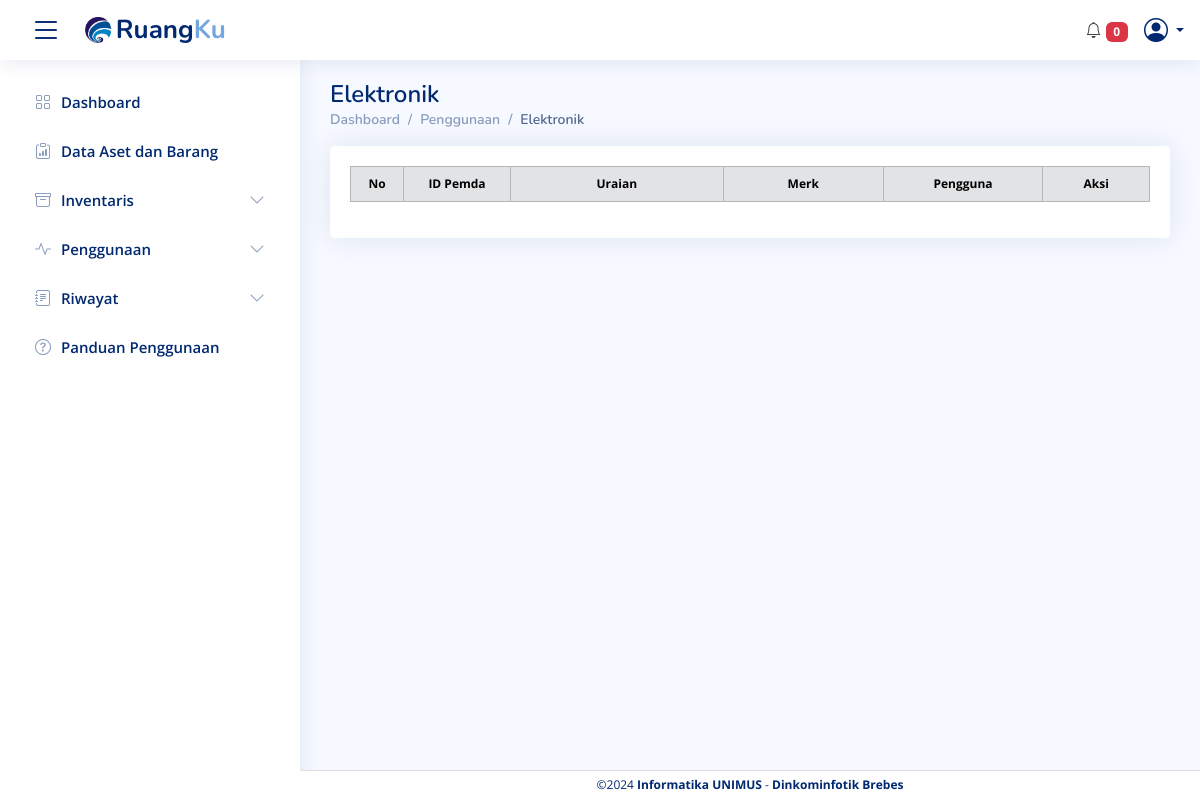
The app's page /elektronik.php, older data.
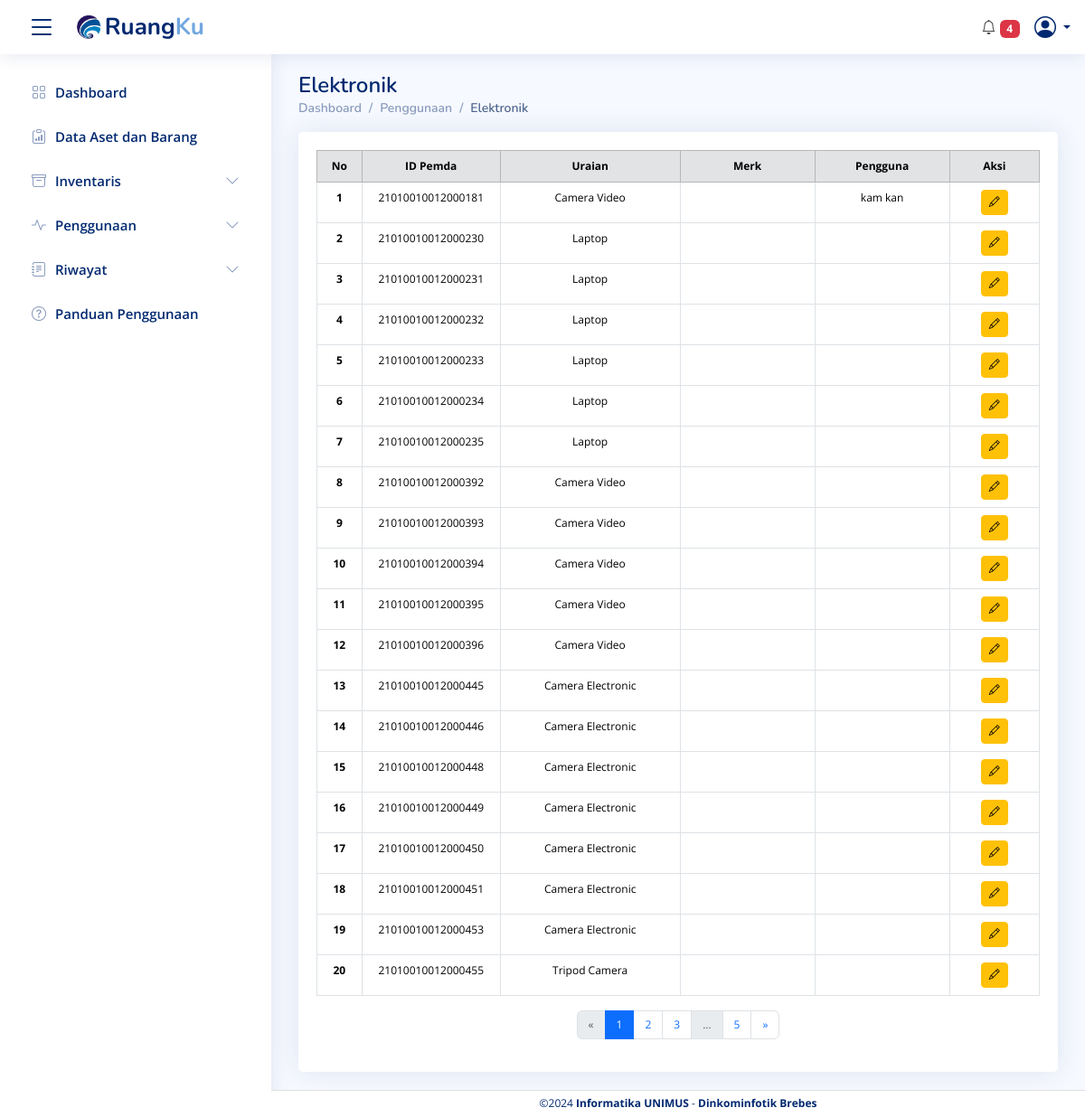
The same page, newer data.
### tables this page shows
CREATE TABLE `data_barang` (
  `id_barang_pemda` varchar(50) NOT NULL,
  `kode_barang` varchar(50) NOT NULL,
  `nama_barang` varchar(100) NOT NULL,
  `no_regristrasi` varchar(50) DEFAULT NULL,
  `kode_pemilik` varchar(50) DEFAULT NULL,
  `id_ruang_asal` varchar(100) DEFAULT NULL,
  `nama_ruang_asal` varchar(100) DEFAULT NULL,
  `bidang_ruang_asal` varchar(100) DEFAULT NULL,
  `tempat_ruang_asal` varchar(100) DEFAULT NULL,
  `id_ruang_sekarang` varchar(100) DEFAULT NULL,
  `bidang_ruang_sekarang` varchar(100) DEFAULT NULL,
  `tempat_ruang_sekarang` varchar(100) DEFAULT NULL,
  `tgl_pembelian` date DEFAULT NULL,
  `tgl_pembukuan` date DEFAULT NULL,
  `merk` varchar(100) DEFAULT NULL,
  `type` varchar(100) DEFAULT NULL,
  `kategori` varchar(100) DEFAULT NULL,
  `ukuran_CC` varchar(50) DEFAULT NULL,
  `no_pabrik` varchar(50) DEFAULT NULL,
  `no_rangka` varchar(50) DEFAULT NULL,
  `no_bpkb` varchar(50) DEFAULT NULL,
  `bahan` varchar(100) DEFAULT NULL,
  `no_mesin` varchar(50) DEFAULT NULL,
  `no_polisi` varchar(50) DEFAULT NULL,
  `masa_stnk` date DEFAULT NULL,
  `masa_no_polisi` date DEFAULT NULL,
  `status_stnk` varchar(20) DEFAULT NULL,
  `status_no_polisi` varchar(20) DEFAULT NULL,
  `tgl_bayar_stnk` date DEFAULT NULL,
  `tgl_bayar_no_polisi` date DEFAULT NULL,
  `pengguna` varchar(1000) DEFAULT NULL,
  `kondisi_barang` varchar(50) DEFAULT NULL,
  `masa_manfaat` varchar(50) DEFAULT NULL,
  `harga_awal` decimal(15,2) DEFAULT NULL,
  `harga_total` decimal(15,2) DEFAULT NULL,
  `keterangan` text,
  `foto_barang` varchar(255) DEFAULT NULL,
  `nama_ruang_sekarang` varchar(100) DEFAULT NULL
);

### proses/kendaraan/get_data_kendaraan.php (called while the page is built, shortened)
<?php
include('koneksi/koneksi.php');
$query_unpaid_tax = "SELECT * FROM data_barang WHERE kategori = 'Barang Bergerak (Kendaraan)' AND status_stnk = 'Belum Lunas'";
$result_unpaid_tax = mysqli_query($conn, $query_unpaid_tax);
$unpaid_tax_vehicles = [];
while ($row = mysqli_fetch_assoc($result_unpaid_tax)) {
    $unpaid_tax_vehicles[] = $row;
}
$count_unpaid_tax = count($unpaid_tax_vehicles);
$query_unpaid_tax2 = "SELECT * FROM data_barang WHERE kategori = 'Barang Bergerak (Kendaraan)' AND status_no_polisi = 'Tidak aktif'";
$result_unpaid_tax2 = mysqli_query($conn, $query_unpaid_tax2);
$unpaid_tax_vehicles2 = [];
while ($row = mysqli_fetch_assoc($result_unpaid_tax2)) {
    $unpaid_tax_vehicles2[] = $row;
}
$count_unpaid_tax2 = count($unpaid_tax_vehicles2);
?>

### proses/elektronik/get_data_elektronik.php (called while the page is built, shortened)
<?php
include('koneksi/koneksi.php');
$limit = isset($_GET['limit']) ? (int)$_GET['limit'] : 20;
$page = isset($_GET['page']) ? (int)$_GET['page'] : 1;
$start = ($page - 1) * $limit;
$search_query = "";
$search_params = [];
$param_types = "";
$sql = "SELECT * FROM data_barang WHERE kategori = 'Barang Bergerak (Elektronik)' $search_query LIMIT ?, ?";
$stmt = mysqli_prepare($conn, $sql);
$param_types .= "ii";
array_push($search_params, $start, $limit);
mysqli_stmt_bind_param($stmt, $param_types, ...$search_params);
mysqli_stmt_execute($stmt);
$result = mysqli_stmt_get_result($stmt);
$count_sql = "SELECT COUNT(*) AS total FROM data_barang WHERE kategori = 'Barang Bergerak (Elektronik)' $search_query ";
$count_stmt = mysqli_prepare($conn, $count_sql);
mysqli_stmt_execute($count_stmt);
$count_result = mysqli_stmt_get_result($count_stmt);
$total_records = mysqli_fetch_assoc($count_result)['total'];
$total_pages = ceil($total_records / $limit);
$offset = $start;
$no = $offset + 1;
$visible_pages = 3;
$start_page = max(1, $page - floor($visible_pages / 2));
if ($page <= ceil($visible_pages / 2)) {
    $end_page = min($total_pages, $visible_pages);
}
?>

### elektronik.php (the view, shortened to what the changed rows need)
<?php
include("component/header.php");
include("proses/elektronik/get_data_elektronik.php");
?>
<main id="main" class="main">
    <div class="pagetitle">
        <h1>Elektronik</h1>
    </div>
    <div class="card">
        <div class="card-body" style="padding-top: 20px;">
            <div class="table-responsive">
                <table class="table table-bordered" style="font-size: 14px;">
                    <thead class="table-secondary text-center">
                        <tr>
                            <th scope="col" style="width: 5%;">No</th>
                            <th scope="col" style="width: 10%;">ID Pemda</th>
                            <th scope="col" style="width: 20%;">Uraian</th>
                            <th scope="col" style="width: 15%;">Merk</th>
                            <th scope="col" style="width: 15%;">Pengguna</th>
                            <th scope="col" style="width: 10%;">Aksi</th>
                        </tr>
                    </thead>
                    <tbody>
                        <?php
                        while ($row = mysqli_fetch_assoc($result)) {
                            echo "<tr class='text-center'>";
                            echo "<th scope='row'>{$no}</th>";
                            echo "<td>{$row['id_barang_pemda']}</td>";
                            echo "<td>{$row['nama_barang']}</td>";
                            echo "<td>{$row['merk']}</td>";
                            echo "<td>" . htmlspecialchars($row['pengguna'] ?? 'Tidak ada pengguna') . "</td>";
                            echo "<td>
                    <a href='frm_edit_elektronik.php?id_barang_pemda={$row['id_barang_pemda']}' class='btn btn-warning btn-sm' title='Edit'>
                    <i class='bi bi-pencil'></i>
                    </a>
                    </td>";
                            echo "</tr>";
                            $no++;
                        }
                        ?>
                    </tbody>
                </table>
                <?php if ($total_records > $limit) : ?>
                    <nav aria-label="Page navigation example" class="d-flex justify-content-center">
                        <ul class="pagination">
                            <li class="page-item <?= ($page <= 1) ? 'disabled' : '' ?>">
                                <a class="page-link" href="?page=<?= ($page > 1) ? ($page - 1) : 1 ?><?= isset($_GET['filter']) ? '&filter=' . $_GET['filter'] : '' ?>" aria-label="Sebelumnya" title="Sebelumnya">
                                    <span aria-hidden="true">&laquo;</span>
                                </a>
                            </li>
                            <?php
                            for ($i = $start_page; $i <= $end_page; $i++) {
                                echo '<li class="page-item ' . ($page == $i ? 'active' : '') . '">';
                                echo '<a class="page-link" href="?page=' . $i . '">' . $i . '</a>';
                                echo '</li>';
                            }
                            if ($end_page < $total_pages) {
                                if ($end_page < $total_pages - 1) echo '<li class="page-item disabled"><span class="page-link">...</span></li>';
                                echo '<li class="page-item"><a class="page-link" href="?page=' . $total_pages . '">' . $total_pages . '</a></li>';
                            }
                            ?>
                            <li class="page-item <?= ($page >= $total_pages) ? 'disabled' : '' ?>">
                                <a class="page-link" href="?page=<?= ($page < $total_pages) ? ($page + 1) : $total_pages ?><?= isset($_GET['filter']) ? '&filter=' . $_GET['filter'] : '' ?>" aria-label="Next">
                                    <span aria-hidden="true">&raquo;</span>
                                </a>
                            </li>
                        </ul>
                    </nav>
                <?php endif; ?>
            </div>
        </div>
    </div>
</main>
<?php include("component/footer.php"); ?>

### component/header.php (shortened to what the changed rows need)
<?php
include("proses/kendaraan/get_data_kendaraan.php");
?>
<!DOCTYPE html>
<html lang="en">
<head>
  <link rel="stylesheet" href="https://cdn.jsdelivr.net/npm/notiflix/dist/notiflix-3.2.6.min.css" />
  <link href="https://cdn.jsdelivr.net/npm/bootstrap@5.3.0/dist/css/bootstrap.min.css" rel="stylesheet">
  <link href="vendor/bootstrap/css/bootstrap.min.css" rel="stylesheet">
  <link href="vendor/bootstrap-icons/bootstrap-icons.css" rel="stylesheet">
  <link href="vendor/boxicons/css/boxicons.min.css" rel="stylesheet">
  <link href="vendor/quill/quill.snow.css" rel="stylesheet">
  <link href="vendor/quill/quill.bubble.css" rel="stylesheet">
  <link href="vendor/remixicon/remixicon.css" rel="stylesheet">
  <link href="vendor/simple-datatables/style.css" rel="stylesheet">
  <link href="https://cdn.jsdelivr.net/npm/bootstrap@5.3.2/dist/css/bootstrap.min.css" rel="stylesheet">
  <link href="css/style.css" rel="stylesheet">
  <link href="css/kita.css" rel="stylesheet">
  <link rel="stylesheet" href="https://cdn.jsdelivr.net/npm/sweetalert2@11/dist/sweetalert2.min.css">
</head>
<body>
<header id="header" class="header fixed-top d-flex align-items-center">
  <nav class="header-nav ms-auto">
    <ul class="d-flex align-items-center">
      <li class="nav-item dropdown pe-3">
        <a class="nav-link" href="#" id="notificationIcon" data-bs-toggle="dropdown" aria-expanded="false">
          <i class="bi bi-bell"></i>
          <span class="badge bg-danger" id="notificationCount">
            <?php echo $count_unpaid_tax + $count_unpaid_tax2; ?>
          </span>
        </a>
      </li>
    </ul>
  </nav>
</header>
</body>
</html>

Row changes from the older to the newer data that the page shows:
added data_barang: id_barang_pemda "21010010012000181", nama_barang "Camera Video", pengguna "kam kan"
added data_barang: id_barang_pemda "21010010012000230", nama_barang "Laptop"
added data_barang: id_barang_pemda "21010010012000231", nama_barang "Laptop"
added data_barang: id_barang_pemda "21010010012000232", nama_barang "Laptop"
added data_barang: id_barang_pemda "21010010012000233", nama_barang "Laptop"
added data_barang: id_barang_pemda "21010010012000234", nama_barang "Laptop"
added data_barang: id_barang_pemda "21010010012000235", nama_barang "Laptop"
added data_barang: id_barang_pemda "21010010012000392", nama_barang "Camera Video"
added data_barang: id_barang_pemda "21010010012000393", nama_barang "Camera Video"
added data_barang: id_barang_pemda "21010010012000394", nama_barang "Camera Video"
added data_barang: id_barang_pemda "21010010012000395", nama_barang "Camera Video"
added data_barang: id_barang_pemda "21010010012000396", nama_barang "Camera Video"
added data_barang: id_barang_pemda "21010010012000445", nama_barang "Camera Electronic"
added data_barang: id_barang_pemda "21010010012000446", nama_barang "Camera Electronic"
added data_barang: id_barang_pemda "21010010012000448", nama_barang "Camera Electronic"
added data_barang: id_barang_pemda "21010010012000449", nama_barang "Camera Electronic"
added data_barang: id_barang_pemda "21010010012000450", nama_barang "Camera Electronic"
added data_barang: id_barang_pemda "21010010012000451", nama_barang "Camera Electronic"
added data_barang: id_barang_pemda "21010010012000453", nama_barang "Camera Electronic"
added data_barang: id_barang_pemda "21010010012000455", nama_barang "Tripod Camera"
Text that changed along with them:
$count_unpaid_tax + $count_unpaid_tax2: "0" → "4"
$total_pages: (not shown) → "5"
new list line: "1"
new list line: "2"
new list line: "3"
